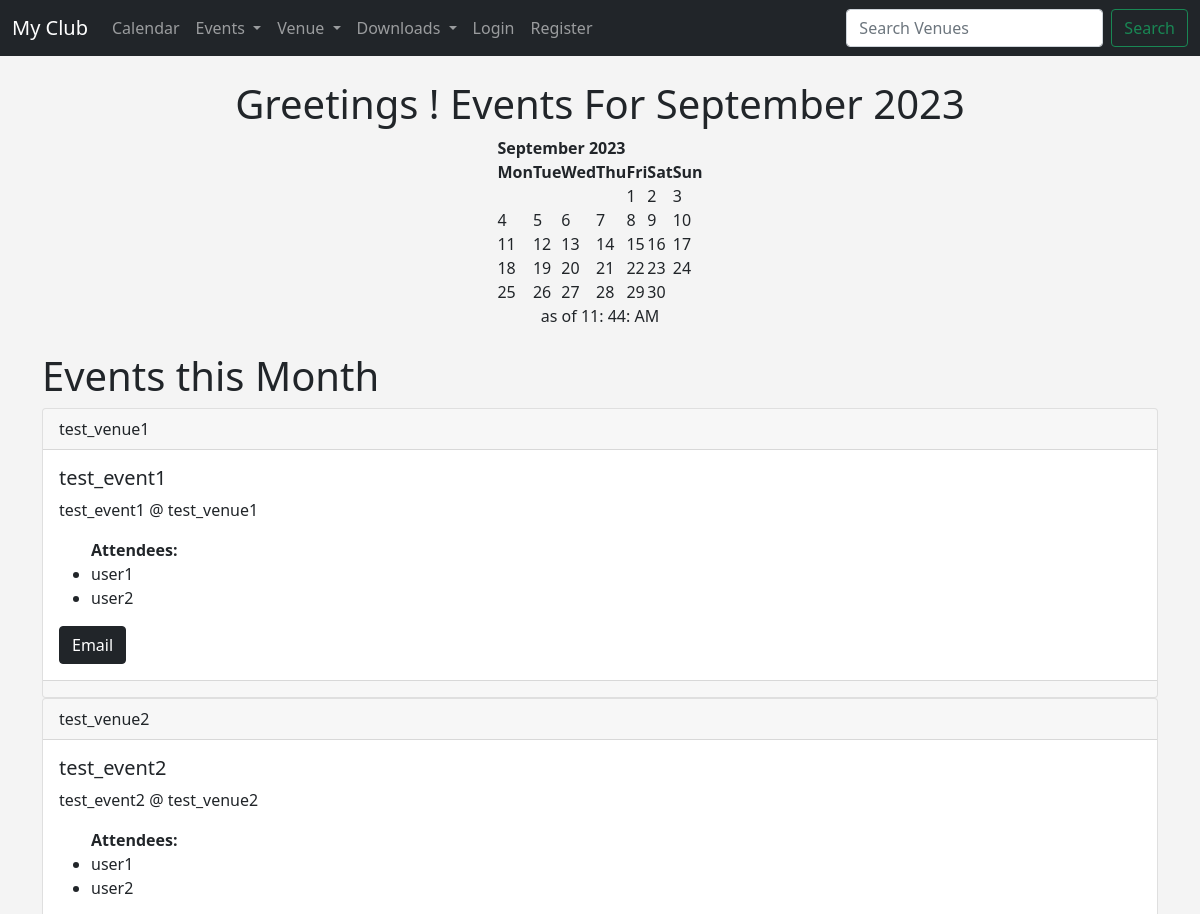
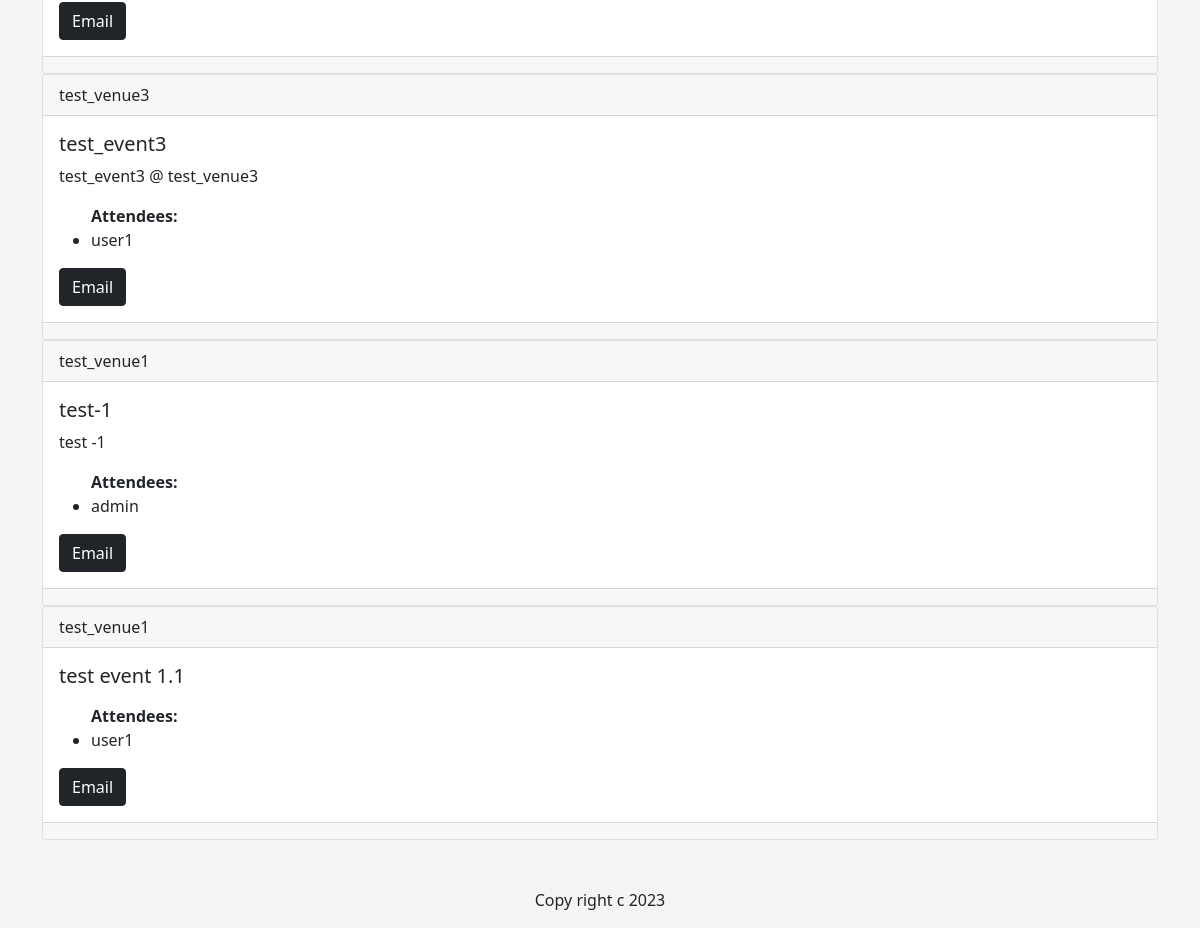
The page / on the database its author committed (2 pictures, top to bottom).
### events/models.py (models this page shows, shortened)
class Event(models.Model):
    name = models.CharField('Event Name', max_length=120)
    event_date = models.DateTimeField('Event date')
    venue = models.ForeignKey(Venue, blank=True, null=True, on_delete=models.CASCADE)
    manager = models.ForeignKey(User, blank=True, null=True, on_delete=models.SET_NULL)
    description = models.TextField(blank=True)
    attendees = models.ManyToManyField(User, related_name='attendees', blank=True)
    approved = models.BooleanField('Approved', default = False)
    def __str__(self):
        return self.name

class Venue(models.Model):
    name = models.CharField('Venue Name', max_length=120)
    address = models.CharField(max_length=300)
    zip_code =models.CharField('Zip Code', max_length=10)
    phone = models.CharField('Contact Phone', max_length=15,blank=True)
    website = models.URLField('Website Address',blank=True)
    email_address = models.EmailField('Email Address',blank=True)
    owner = models.IntegerField('Venue Owner', blank=False, default=1)
    venue_image = models.ImageField(null=True, blank=True, upload_to='Images/')
    def __str__(self):
        return self.name

### events/views.py (the view)
# urls.py: path('', views.home, name='home'),
def home(request, year=datetime.now().year, month=datetime.now().strftime('%B')):
    month = month.title()
    month_number = list(calendar.month_name).index(month)
    month_number = int(month_number)
    cal = HTMLCalendar().formatmonth(year, month_number)
    now = datetime.now()
    current_year = now.year
    time = now.strftime('%I: %M: %p')
    event_list = Event.objects.filter(
        event_date__year = year, event_date__month = month_number
    )
    return render(request, "events/home.html",{
        'year': year,
        'month': month,
        'month_number': month_number,
        "cal" : cal,
        "current_year" : current_year,
        "time" : time,
        "event_list" : event_list,
    })

### templates/events/home.html (shortened to what this page needs)
{% extends 'events/base.html' %}
    {% block content %}
    <center>
        <h1>Greetings ! Events For {{month}} {{year}}</h1>
        {{cal | safe}}
        as of {{time}}
        <br><br>
    </center>
    {% if event_list %}
    <h1>Events this Month</h1>
    {% for event in event_list %}
    <div class="card">
        <div class="card-header">
            {{event.venue}}
        </div>
        <div class="card-body">
             <h5 class="card-title">{{event}} </h5>
            <p class="card-text"> {{event.description}} </p>
            <ul>
                <strong>Attendees: </strong>
                {% for user in event.attendees.all  %}
                <li> {{ user }} </li>
                {% endfor %}
            </ul>
            <a href="mailto:{{event.venue.email_address}}" class="btn btn-dark">Email</a>
        </div>
        <div class="card-footer text-muted">
        </div>
    </div>
    {% endfor %}
    {% else %}
    <h1>There is no events this month</h1>
    {% endif %}
    <br><br>
    <center>
        <p>Copy right c {{year}} </p>
    </center>
    {% endblock %}

### templates/events/base.html (style rules this page uses)
body { background-color: #f4f4f4; }

### rows shown on the page
Event: venue "test_venue1", name "test_event1", description "test_event1 @ test_venue1"
Event: venue "test_venue2", name "test_event2", description "test_event2 @ test_venue2"
Event: venue "test_venue3", name "test_event3", description "test_event3 @ test_venue3"
Event: venue "test_venue1", name "test-1", description "test -1"
Event: venue "test_venue1", name "test event 1.1"

### other values the page prints
{{ month }} "September"
{{ cal | safe }} "September 2023 Mon Tue Wed Thu Fri Sat Sun 1 2 3 4 5 6 7 8 9 10 11 12 13 14 15 16 17 18 19 20 21 22 23 24 25 26 27 28 29 30"
{{ time }} "11: 44: AM"
{{ user }} "user1"
{{ user }} "user2"
{{ user }} "admin"
